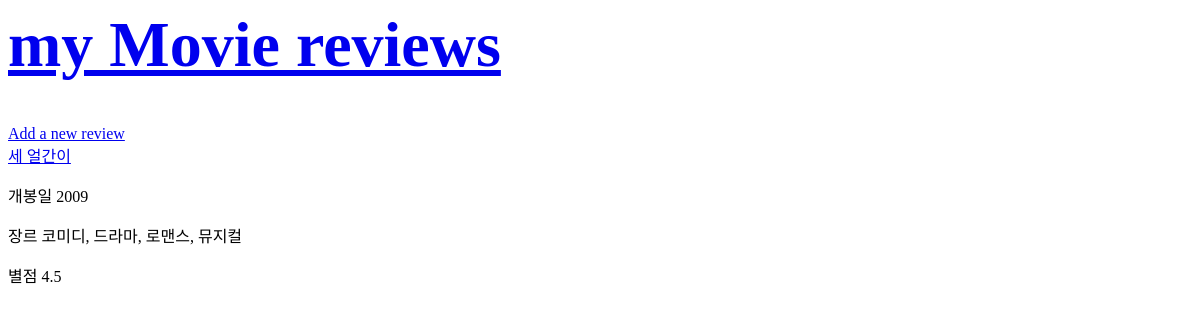
The app's page /, older data.
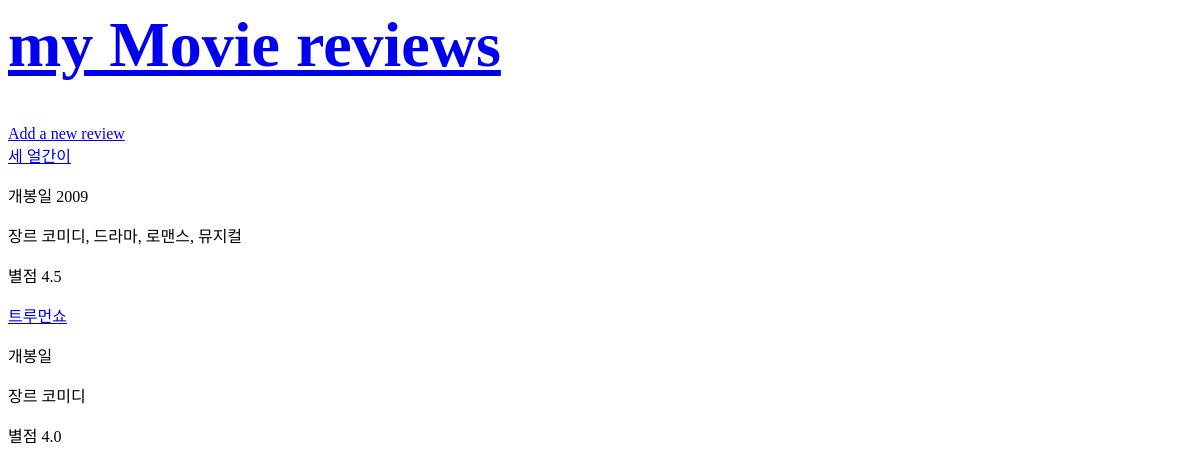
The same page, newer data.
### mymovie/models.py (models this page shows)
class Reviewlist(models.Model):
    title=models.CharField(max_length=32)
    year=models.CharField(max_length=20)
    genre=models.CharField(max_length=40)
    rating=models.CharField(max_length=20)
    director=models.CharField(max_length=20, default='')
    actor=models.CharField(max_length=40, default='')
    time=models.CharField(max_length=20,default='')
    image=models.ImageField(upload_to='images/', blank=True)
    content=models.TextField()

### mymovie/views.py (the view)
# urls.py: path('', review_list, name='review_list'),
def review_list(request):
  reviews=Reviewlist.objects.all()
  context={
    'reviews': reviews
  }
  return render(request, 'review_list.html', context)

### mymovie/templates/review_list.html (shortened to what this page needs)
<h1><a href="/"><h1>my Movie reviews</h1></a></h1>
<a href="/create">Add a new review</a>
{% for review in reviews %}
    <div>
        <a href="/{{review.id}}"> {{ review.title }}</a>
        <p>개봉일 {{ review.year }}</p>
        <p>장르 {{ review.genre }}</p>
        <p>별점 {{ review.rating }}</p>
    </div>
{% endfor %}

Row changes from the older to the newer data that the page shows:
added Reviewlist: title "트루먼쇼", genre "코미디", rating "4.0"
